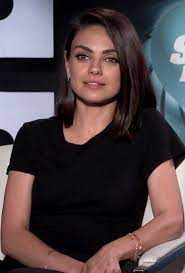
#> input picture faces_train/train/Mila Kunis/TAIM.jpg, 185 x 273 px, found by its file name; its folder holds only this picture in this run
$ python faces_train.py
#> lines starting #> are read from the running program, lines starting #| are printed output that depends on the picture
#!/usr/bin/env python3
# -*- coding: utf-8 -*-
"""
Created on Sun Jun 26 21:37:06 2022

@author: ben
"""

import os
import cv2 as cv
import numpy as np

DIR = r'/home/ben/Documents/Courses/OpenCV/faces_train/train'
haar_cascade = cv.CascadeClassifier('haar_face.xml')

people = []
for i in os.listdir(DIR):
    people.append(i)
#> pass 2 of the loop `for i in os.listdir(DIR):`:

features = []
labels = []

def create_train():
    for person in people:
        path = os.path.join(DIR, person)
        label = people.index(person)

        for img in os.listdir(path):
            img_path = os.path.join(path,img)

            img_arrary = cv.imread(img_path)
#> img_arrary is the input picture: shape (273, 185, 3); mean B, G, R 70.5, 66.6, 79.6
            gray = cv.cvtColor(img_arrary, cv.COLOR_BGR2GRAY)
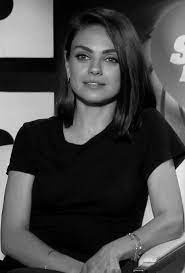
#> gray: shape (273, 185); min 0, max 251, mean 70.9

            faces_rect = haar_cascade.detectMultiScale(gray, scaleFactor=1.1,
            minNeighbors=3)
#> faces_rect = [[61, 31, 69, 69]]

            for (x,y,w,h) in faces_rect:
                faces_roi = gray[y:y+h, x:x+w]
                features.append(faces_roi)
                labels.append(label)
#> this loop made 1 pass
#> pass 1, in create_train, `faces_roi = gray[y:y+h, x:x+w]`:
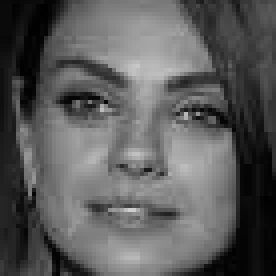
#> faces_roi: shape (69, 69) (shown 4 times larger); min 0, max 207, mean 91
#> after the loop, features = 1 item; labels = [0]
#> pass 2 of the loop in create_train, `for person in people:`:
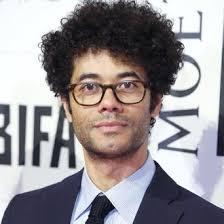
#> input picture faces_train/train/Richard Ayoade/images12.jpeg, 224 x 224 px, found by its file name
#> in create_train, img_arrary is the input picture: shape (224, 224, 3); mean B, G, R 149.8, 146.5, 151.4
#> in create_train, `gray = cv.cvtColor(img_arrary, cv.COLOR_BGR2GRAY)`:
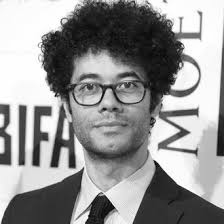
#> gray: shape (224, 224); min 1, max 255, mean 148.3
#> faces_rect = [[58, 45, 105, 105]]
#> the loop in create_train, `for (x,y,w,h) in faces_rect:` made 1 pass
#> pass 1, in create_train, `faces_roi = gray[y:y+h, x:x+w]`:
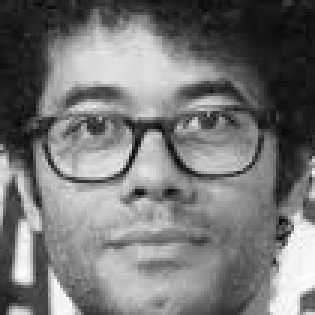
#> faces_roi: shape (105, 105) (shown 3 times larger); min 6, max 255, mean 118.1
#> after the loop in create_train, `for (x,y,w,h) in faces_rect:`: features = 2 items; labels = [0, 1]

create_train()
print('training done')

features = np.array(features, dtype='object')
labels = np.array(labels)

face_recognizer = cv.face.LBPHFaceRecognizer_create()

#Training

face_recognizer.train(features, labels)

face_recognizer.save('face_trained.yml')

np.save('features.npy', features)
np.save('labels.npy', labels)
